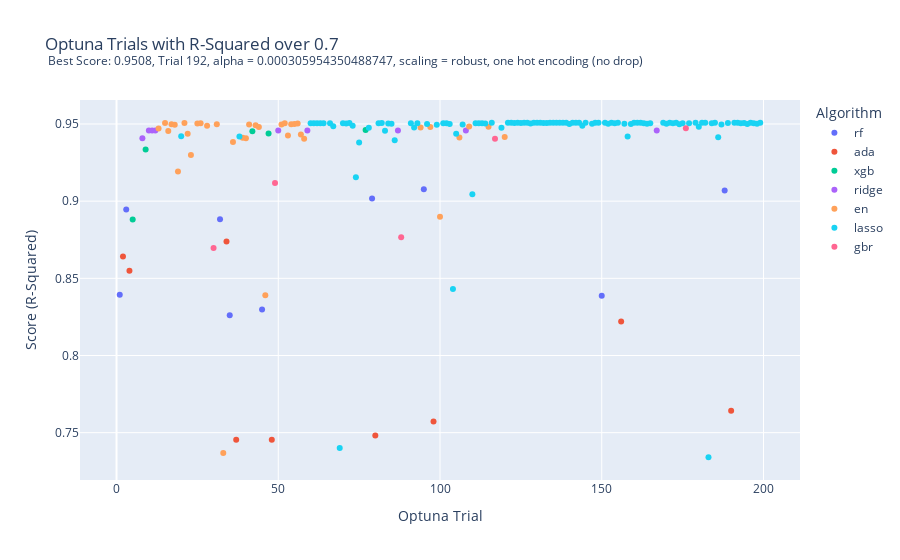

The code cell stored with this chart in its notebook:
### Code cell
import plotly.express as px


fig = px.scatter(df_optuna.loc[df_optuna.Score > .7], 
                 x="Trial", 
                 y="Score", 
                 color="Algorithm",
                 hover_data=['Parameters'],
                labels = {'Trial': 'Optuna Trial', 'Score': 'Score (R-Squared)'},
                title = 'Optuna Trials with R-Squared over 0.7  <br><sup> Best Score: 0.9508, Trial 192, alpha = 0.000305954350488747, scaling = robust, one hot encoding (no drop) </sup>')

fig.update_layout(
    hoverlabel=dict(
        bgcolor="white",
        font_size=8,
        font_family="Rockwell"
    )
)

fig.show()

fig.write_image("images/optuna_all.png")

### Figure 1 — Plotly figure (JSON) as saved in the notebook; plotly's stock layout.template omitted (floating-point values rounded to 4 significant figures; data arrays with more than 128 entries replaced by an {"elided": "..."} marker saying what was removed)
{"data": [{"customdata": {"elided": "9 rows, 158 mixed values in total"}, "hovertemplate": "Algorithm=rf<br>Optuna Trial=%{x}<br>Score (R-Squared)=%{y}<br>Parameters=%{customdata[0]}<extra></extra>", "legendgroup": "rf", "marker": {"color": "#636efa", "symbol": "circle"}, "mode": "markers", "name": "rf", "orientation": "v", "showlegend": true, "type": "scatter", "x": [1, 3, 32, 35, 45, 79, 95, 150, 188], "xaxis": "x", "y": [0.8394, 0.8947, 0.8883, 0.826, 0.8298, 0.9017, 0.9078, 0.8387, 0.9069], "yaxis": "y"}, {"customdata": [[[["scaling_method", "standard"], ["encoding_method", "ordinal"], ["algorithm", "ada"], ["learning_rate", 0.1745], ["loss", "linear"], ["n_estimators", 279]]], [[["scaling_method", "standard"], ["encoding_method", "onehot"], ["drop", "first"], ["algorithm", "ada"], ["learning_rate", 0.04632], ["loss", "exponential"], ["n_estimators", 606]]], [[["scaling_method", "robust"], ["encoding_method", "onehot"], ["drop", "first"], ["algorithm", "ada"], ["learning_rate", 0.7678], ["loss", "square"], ["n_estimators", 745]]], [[["scaling_method", "standard"], ["encoding_method", "onehot"], ["drop", "first"], ["algorithm", "ada"], ["learning_rate", 0.0005602], ["loss", "square"], ["n_estimators", 405]]], [[["scaling_method", "robust"], ["encoding_method", "onehot"], ["drop", null], ["algorithm", "ada"], ["learning_rate", 0.0001098], ["loss", "exponential"], ["n_estimators", 654]]], [[["scaling_method", "maxabs"], ["encoding_method", "onehot"], ["drop", null], ["algorithm", "ada"], ["learning_rate", 0.01193], ["loss", "linear"], ["n_estimators", 27]]], [[["scaling_method", "robust"], ["encoding_method", "onehot"], ["drop", "first"], ["algorithm", "ada"], ["learning_rate", 0.002134], ["loss", "linear"], ["n_estimators", 343]]], [[["scaling_method", "robust"], ["encoding_method", "onehot"], ["drop", null], ["algorithm", "ada"], ["learning_rate", 0.09672], ["loss", "square"], ["n_estimators", 78]]], [[["scaling_method", "robust"], ["encoding_method", "onehot"], ["drop", null], ["algorithm", "ada"], ["learning_rate", 0.004926], ["loss", "exponential"], ["n_estimators", 262]]]], "hovertemplate": "Algorithm=ada<br>Optuna Trial=%{x}<br>Score (R-Squared)=%{y}<br>Parameters=%{customdata[0]}<extra></extra>", "legendgroup": "ada", "marker": {"color": "#EF553B", "symbol": "circle"}, "mode": "markers", "name": "ada", "orientation": "v", "showlegend": true, "type": "scatter", "x": [2, 4, 34, 37, 48, 80, 98, 156, 190], "xaxis": "x", "y": [0.8641, 0.855, 0.8738, 0.7454, 0.7454, 0.7481, 0.7573, 0.8221, 0.7642], "yaxis": "y"}, {"customdata": [[[["scaling_method", "robust"], ["encoding_method", "onehot"], ["drop", "first"], ["algorithm", "xgb"], ["n_estimators", 326], ["learning_rate", 0.01641], ["max_depth", 6], ["subsample", 0.942], ["colsample_bytree", 0.7031], ["min_child_weight", 13]]], [[["scaling_method", "minmax"], ["encoding_method", "ordinal"], ["algorithm", "xgb"], ["n_estimators", 504], ["learning_rate", 0.3861], ["max_depth", 4], ["subsample", 0.7721], ["colsample_bytree", 0.645], ["min_child_weight", 19]]], [[["scaling_method", "robust"], ["encoding_method", "onehot"], ["drop", null], ["algorithm", "xgb"], ["n_estimators", 717], ["learning_rate", 0.03127], ["max_depth", 6], ["subsample", 0.6557], ["colsample_bytree", 0.5152], ["min_child_weight", 20]]], [[["scaling_method", "standard"], ["encoding_method", "ordinal"], ["algorithm", "xgb"], ["n_estimators", 464], ["learning_rate", 0.1297], ["max_depth", 7], ["subsample", 0.7121], ["colsample_bytree", 0.9909], ["min_child_weight", 10]]], [[["scaling_method", "standard"], ["encoding_method", "onehot"], ["drop", null], ["algorithm", "xgb"], ["n_estimators", 396], ["learning_rate", 0.05514], ["max_depth", 7], ["subsample", 0.828], ["colsample_bytree", 0.8533], ["min_child_weight", 17]]]], "hovertemplate": "Algorithm=xgb<br>Optuna Trial=%{x}<br>Score (R-Squared)=%{y}<br>Parameters=%{customdata[0]}<extra></extra>", "legendgroup": "xgb", "marker": {"color": "#00cc96", "symbol": "circle"}, "mode": "markers", "name": "xgb", "orientation": "v", "showlegend": true, "type": "scatter", "x": [5, 9, 42, 47, 77], "xaxis": "x", "y": [0.8882, 0.9335, 0.9453, 0.9438, 0.9461], "yaxis": "y"}, {"customdata": [[[["scaling_method", "minmax"], ["encoding_method", "ordinal"], ["algorithm", "ridge"], ["alpha", 0.013]]], [[["scaling_method", "minmax"], ["encoding_method", "onehot"], ["drop", null], ["algorithm", "ridge"], ["alpha", 0.0001468]]], [[["scaling_method", "minmax"], ["encoding_method", "onehot"], ["drop", null], ["algorithm", "ridge"], ["alpha", 0.0001104]]], [[["scaling_method", "minmax"], ["encoding_method", "onehot"], ["drop", null], ["algorithm", "ridge"], ["alpha", 0.0001012]]], [[["scaling_method", "robust"], ["encoding_method", "onehot"], ["drop", null], ["algorithm", "ridge"], ["alpha", 0.004772]]], [[["scaling_method", "minmax"], ["encoding_method", "onehot"], ["drop", "first"], ["algorithm", "ridge"], ["alpha", 0.0002743]]], [[["scaling_method", "robust"], ["encoding_method", "onehot"], ["drop", null], ["algorithm", "ridge"], ["alpha", 0.002847]]], [[["scaling_method", "minmax"], ["encoding_method", "onehot"], ["drop", "first"], ["algorithm", "ridge"], ["alpha", 0.002044]]], [[["scaling_method", "robust"], ["encoding_method", "onehot"], ["drop", null], ["algorithm", "ridge"], ["alpha", 0.0002265]]]], "hovertemplate": "Algorithm=ridge<br>Optuna Trial=%{x}<br>Score (R-Squared)=%{y}<br>Parameters=%{customdata[0]}<extra></extra>", "legendgroup": "ridge", "marker": {"color": "#ab63fa", "symbol": "circle"}, "mode": "markers", "name": "ridge", "orientation": "v", "showlegend": true, "type": "scatter", "x": [8, 10, 11, 12, 50, 59, 87, 108, 167], "xaxis": "x", "y": [0.9408, 0.9458, 0.9458, 0.9458, 0.9458, 0.9458, 0.9458, 0.9458, 0.9458], "yaxis": "y"}, {"customdata": {"elided": "36 rows, 422 mixed values in total"}, "hovertemplate": "Algorithm=en<br>Optuna Trial=%{x}<br>Score (R-Squared)=%{y}<br>Parameters=%{customdata[0]}<extra></extra>", "legendgroup": "en", "marker": {"color": "#FFA15A", "symbol": "circle"}, "mode": "markers", "name": "en", "orientation": "v", "showlegend": true, "type": "scatter", "x": [13, 15, 16, 17, 18, 19, 21, 22, 23, 25, 26, 28, 31, 33, 36, 39, 40, 41, 43, 44, 46, 51, 52, 53, 54, 55, 56, 57, 58, 94, 97, 100, 106, 109, 115, 120], "xaxis": "x", "y": [0.9471, 0.9506, 0.9455, 0.9499, 0.9495, 0.9192, 0.9506, 0.9437, 0.9299, 0.9503, 0.9505, 0.9489, 0.9499, 0.7368, 0.9383, 0.9412, 0.9407, 0.9496, 0.9493, 0.948, 0.839, 0.9496, 0.9505, 0.9426, 0.9499, 0.95, 0.9503, 0.9431, 0.9404, 0.9478, 0.9481, 0.8899, 0.9413, 0.9483, 0.9482, 0.9415], "yaxis": "y"}, {"customdata": {"elided": "110 rows, 1094 mixed values in total"}, "hovertemplate": "Algorithm=lasso<br>Optuna Trial=%{x}<br>Score (R-Squared)=%{y}<br>Parameters=%{customdata[0]}<extra></extra>", "legendgroup": "lasso", "marker": {"color": "#19d3f3", "symbol": "circle"}, "mode": "markers", "name": "lasso", "orientation": "v", "showlegend": true, "type": "scatter", "x": [20, 38, 60, 61, 62, 63, 64, 66, 67, 69, 70, 71, 72, 73, 74, 75, 78, 81, 82, 83, 84, 85, 86, 91, 92, 93, 96, 99, 101, 102, 103, 104, 105, 107, 110, 111, 112, 113, 114, 116, 119, 121, 122, 123, 124, 125, 126, 127, 128, 129, 130, 131, 132, 133, 134, 135, 136, 137, 138, 139, 140, 141, 142, 143, 144, 145, 147, 148, 149, 151, 152, 153, 154, 155, 157, 158, 159, 160, 161, 162, 163, 164, 165, 169, 170, 171, 172, 173, 174, 175, 177, 179, 180, 181, 182, 183, 184, 185, 186, 187, 189, 191, 192, 193, 194, 195, 196, 197, 198, 199], "xaxis": "x", "y": [0.9421, 0.9419, 0.9505, 0.9504, 0.9504, 0.9504, 0.9505, 0.9505, 0.9485, 0.74, 0.9505, 0.9503, 0.9506, 0.9489, 0.9155, 0.938, 0.9476, 0.9505, 0.9506, 0.9456, 0.9504, 0.9502, 0.9395, 0.9504, 0.9477, 0.9504, 0.95, 0.9496, 0.9505, 0.9505, 0.95, 0.8431, 0.9437, 0.9497, 0.9045, 0.9504, 0.9504, 0.9504, 0.9503, 0.9508, 0.9476, 0.9508, 0.9508, 0.9506, 0.9508, 0.9507, 0.9508, 0.9508, 0.9503, 0.9508, 0.9508, 0.9508, 0.9507, 0.9507, 0.9508, 0.9508, 0.9508, 0.9508, 0.9508, 0.9508, 0.9501, 0.9508, 0.9508, 0.9508, 0.9489, 0.9508, 0.9502, 0.9508, 0.9508, 0.9508, 0.9502, 0.9508, 0.9504, 0.9508, 0.9502, 0.9419, 0.9501, 0.9507, 0.9508, 0.9508, 0.9505, 0.9502, 0.9506, 0.9508, 0.9502, 0.9508, 0.9505, 0.9508, 0.9498, 0.9504, 0.9505, 0.9508, 0.9483, 0.9508, 0.9508, 0.7341, 0.9506, 0.9508, 0.9414, 0.9497, 0.9507, 0.9508, 0.9508, 0.9506, 0.9507, 0.9501, 0.9508, 0.9505, 0.9502, 0.9508], "yaxis": "y"}, {"customdata": [[[["scaling_method", "robust"], ["encoding_method", "onehot"], ["drop", "first"], ["algorithm", "gbr"], ["n_estimators", 810], ["learning_rate", 0.002502], ["max_depth", 4], ["subsample", 0.5087], ["min_sample_split", 7], ["min_sample_leaf", 6]]], [[["scaling_method", "robust"], ["encoding_method", "onehot"], ["drop", "first"], ["algorithm", "gbr"], ["n_estimators", 832], ["learning_rate", 0.004484], ["max_depth", 3], ["subsample", 0.8139], ["min_sample_split", 9], ["min_sample_leaf", 7]]], [[["scaling_method", "minmax"], ["encoding_method", "ordinal"], ["algorithm", "gbr"], ["n_estimators", 804], ["learning_rate", 0.8942], ["max_depth", 3], ["subsample", 0.9828], ["min_sample_split", 9], ["min_sample_leaf", 5]]], [[["scaling_method", "robust"], ["encoding_method", "onehot"], ["drop", null], ["algorithm", "gbr"], ["n_estimators", 902], ["learning_rate", 0.3404], ["max_depth", 2], ["subsample", 0.6915], ["min_sample_split", 8], ["min_sample_leaf", 8]]], [[["scaling_method", "robust"], ["encoding_method", "onehot"], ["drop", null], ["algorithm", "gbr"], ["n_estimators", 857], ["learning_rate", 0.02039], ["max_depth", 3], ["subsample", 0.8625], ["min_sample_split", 7], ["min_sample_leaf", 5]]]], "hovertemplate": "Algorithm=gbr<br>Optuna Trial=%{x}<br>Score (R-Squared)=%{y}<br>Parameters=%{customdata[0]}<extra></extra>", "legendgroup": "gbr", "marker": {"color": "#FF6692", "symbol": "circle"}, "mode": "markers", "name": "gbr", "orientation": "v", "showlegend": true, "type": "scatter", "x": [30, 49, 88, 117, 176], "xaxis": "x", "y": [0.8696, 0.9118, 0.8766, 0.9405, 0.9473], "yaxis": "y"}], "layout": {"hoverlabel": {"bgcolor": "white", "font": {"family": "Rockwell", "size": 8}}, "legend": {"title": {"text": "Algorithm"}, "tracegroupgap": 0}, "title": {"text": "Optuna Trials with R-Squared over 0.7  <br><sup> Best Score: 0.9508, Trial 192, alpha = 0.000305954350488747, scaling = robust, one hot encoding (no drop) </sup>"}, "xaxis": {"anchor": "y", "domain": [0, 1], "title": {"text": "Optuna Trial"}}, "yaxis": {"anchor": "x", "domain": [0, 1], "title": {"text": "Score (R-Squared)"}}}}
